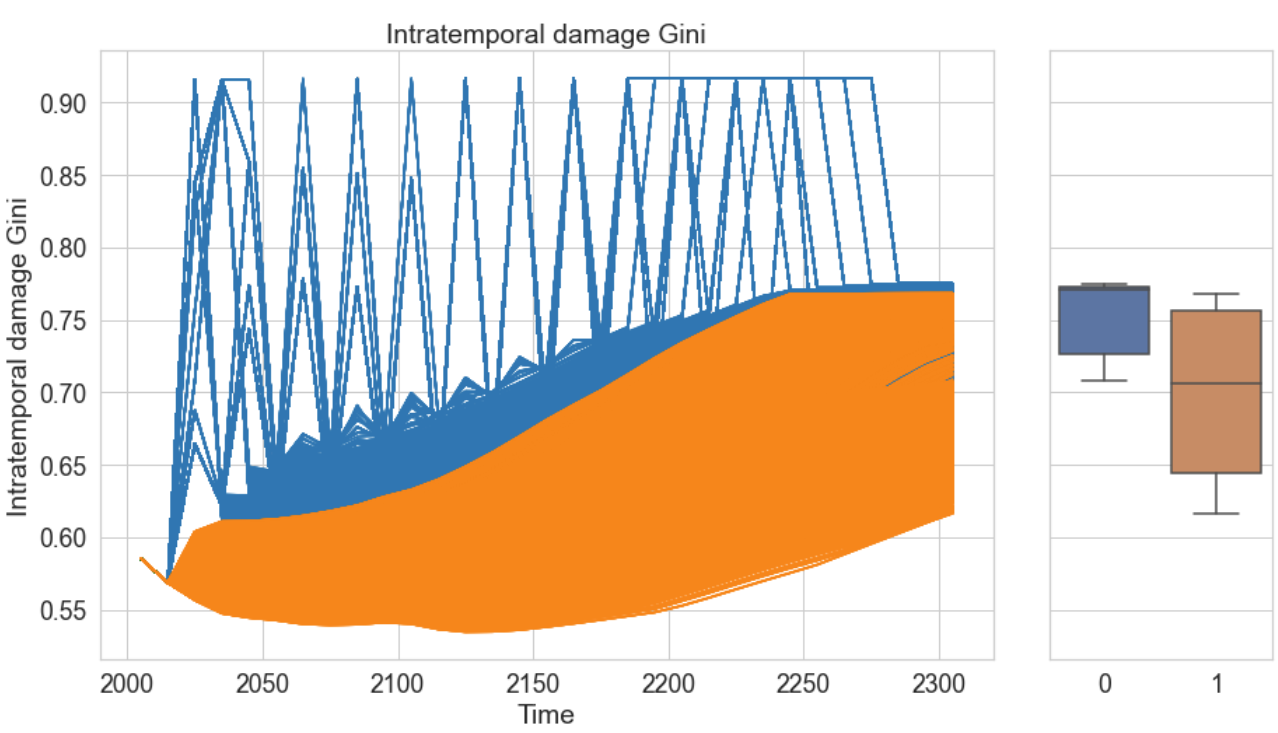
#> input picture images/weird_pathways.png, 1278 x 733 px
$ jupyter execute --allow-errors exploration_damage_gini.ipynb
#> lines starting #> are read from the running program, lines starting #| are printed output that depends on the picture
# Exploration of "Intratemporal damage Gini"

I have observed some weird behavior. See below. Some weird pathways are shown in which the Gini coefficient seems to jump by a lot!

[cell 1]
from PIL import Image
from IPython.display import display
from dmdu.general.visualization import *
import seaborn as sns
sns.set(font_scale=1.8)
sns.set_style("whitegrid")

[cell 2]
path = os.path.join(os.path.dirname(os.path.dirname(os.getcwd())), 'images/weird_pathways.png')
image = Image.open(path)
#> image is the input picture: PIL image 1278x733 RGBA; mean R, G, B, A 228.4, 216.2, 204.2, 255
scale = 0.45
display(image.resize(( int(image.width * scale), int(image.height * scale))))
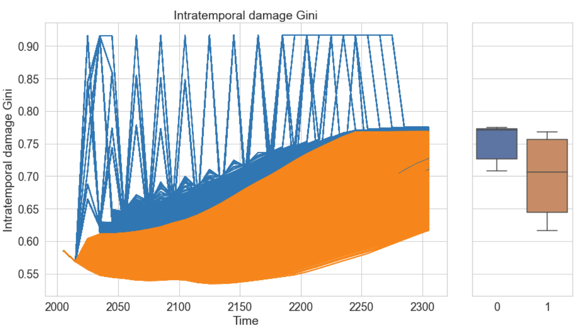
#> shown: PIL image 575x329 RGBA; mean R, G, B, A 228.2, 216, 204, 255


$ run again, with images/double_inequality.png copied over images/weird_pathways.png
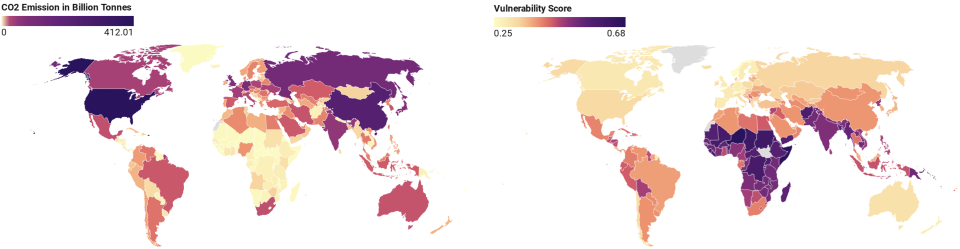
#> input picture images/double_inequality.png, 1920 x 498 px (shown at 1/2 size)
#> image is the input picture: PIL image 1920x498 RGBA; mean R, G, B, A 240.3, 226.9, 227.4, 255
#> `display(image.resize(( int(image.width * scale), int(image.height * sc..`:
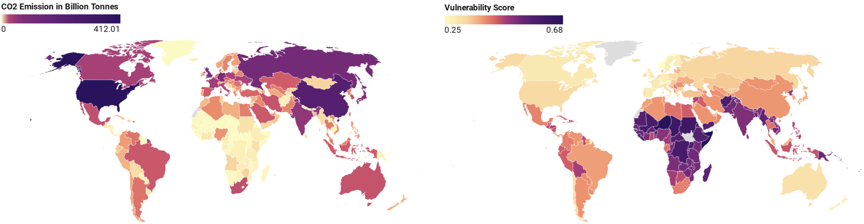
#> shown: PIL image 864x224 RGBA; mean R, G, B, A 240.2, 226.8, 227.3, 255

$ run again, with images/emissions.png copied over images/weird_pathways.png
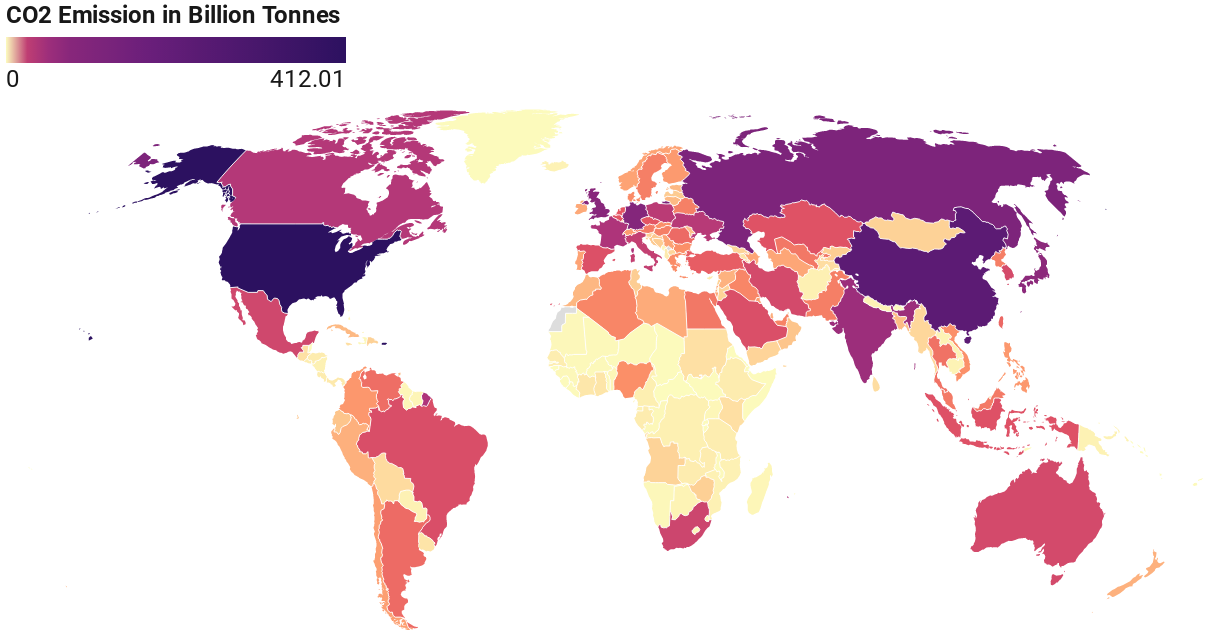
#> input picture images/emissions.png, 1212 x 634 px
#> image is the input picture: PIL image 1212x634 RGBA; mean R, G, B, A 237.6, 218.7, 224.6, 255
#> `display(image.resize(( int(image.width * scale), int(image.height * sc..`:
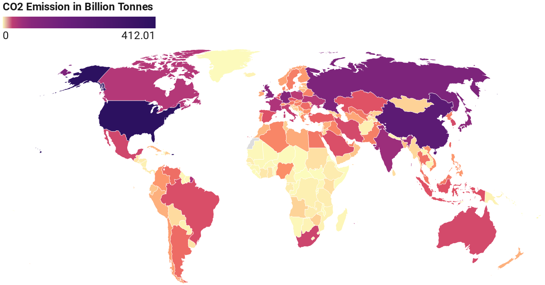
#> shown: PIL image 545x285 RGBA; mean R, G, B, A 237.5, 218.6, 224.5, 255

$ run again, with images/iam.png copied over images/weird_pathways.png
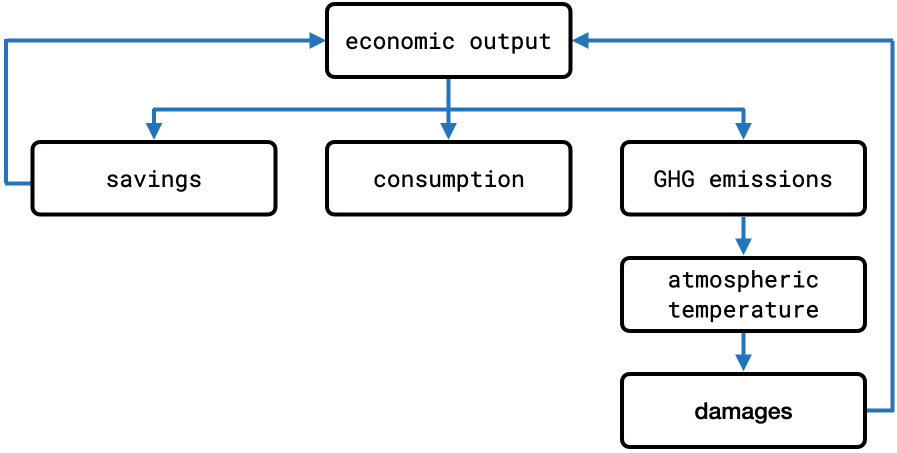
#> input picture images/iam.png, 1794 x 906 px (shown at 1/2 size)
#> image is the input picture: PIL image 1794x906 RGBA; mean R, G, B, A 237.7, 239.4, 240.8, 255
#> `display(image.resize(( int(image.width * scale), int(image.height * sc..`:
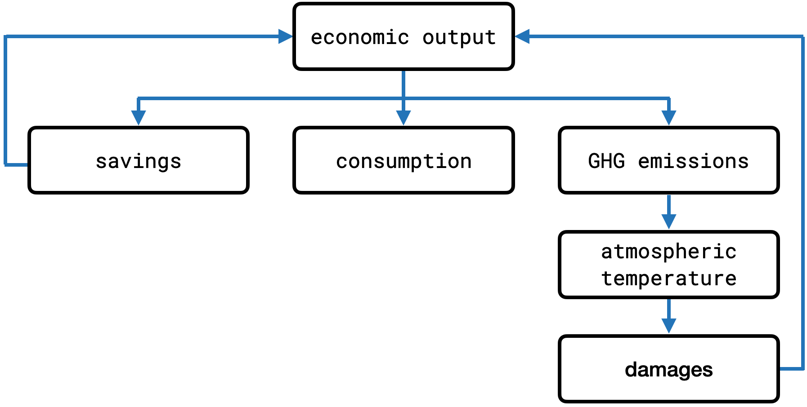
#> shown: PIL image 807x407 RGBA; mean R, G, B, A 237.6, 239.3, 240.8, 255
